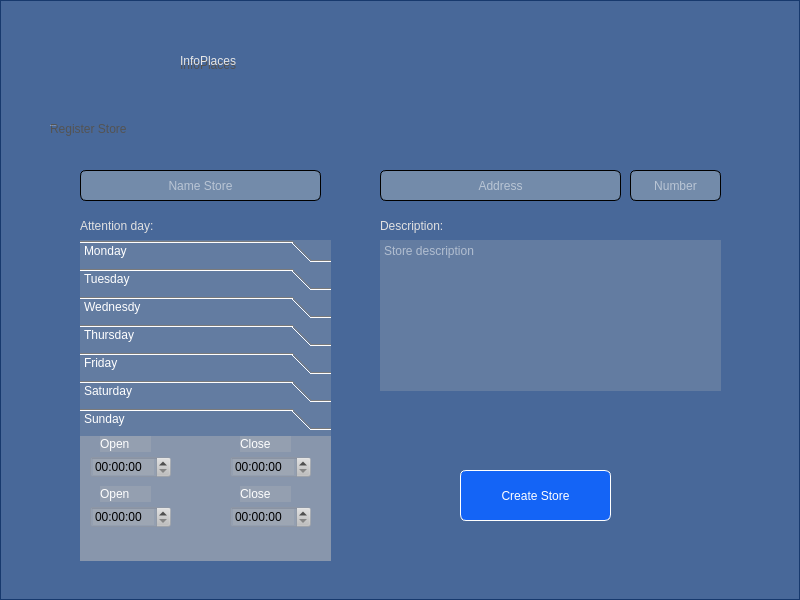
<?xml version="1.0" encoding="UTF-8"?>
<ui version="4.0">
 <class>MainWindow</class>
 <widget class="QMainWindow" name="MainWindow">
  <property name="geometry">
   <rect>
    <x>0</x>
    <y>0</y>
    <width>800</width>
    <height>600</height>
   </rect>
  </property>
  <property name="windowTitle">
   <string>MainWindow</string>
  </property>
  <widget class="QWidget" name="centralwidget">
   <widget class="QLabel" name="label">
    <property name="geometry">
     <rect>
      <x>0</x>
      <y>0</y>
      <width>800</width>
      <height>600</height>
     </rect>
    </property>
    <property name="text">
     <string/>
    </property>
    <property name="pixmap">
     <pixmap resource="imagen.qrc">:/Inicio/mapa.jpg</pixmap>
    </property>
    <property name="scaledContents">
     <bool>true</bool>
    </property>
   </widget>
   <widget class="QFrame" name="frame">
    <property name="geometry">
     <rect>
      <x>0</x>
      <y>0</y>
      <width>800</width>
      <height>600</height>
     </rect>
    </property>
    <property name="focusPolicy">
     <enum>Qt::ClickFocus</enum>
    </property>
    <property name="styleSheet">
     <string notr="true">background-color: rgb(3, 48, 118,180);</string>
    </property>
    <property name="frameShape">
     <enum>QFrame::StyledPanel</enum>
    </property>
    <property name="frameShadow">
     <enum>QFrame::Raised</enum>
    </property>
    <widget class="QLabel" name="Name_app">
     <property name="geometry">
      <rect>
       <x>180</x>
       <y>10</y>
       <width>471</width>
       <height>101</height>
      </rect>
     </property>
     <property name="styleSheet">
      <string notr="true">font: 93px &quot;Segoe Print&quot;;
color: rgb(230, 230, 230);
background: transparent;</string>
     </property>
     <property name="text">
      <string>InfoPlaces</string>
     </property>
    </widget>
    <widget class="QLabel" name="Name_app_2">
     <property name="geometry">
      <rect>
       <x>180</x>
       <y>10</y>
       <width>480</width>
       <height>110</height>
      </rect>
     </property>
     <property name="styleSheet">
      <string notr="true">font: 93px &quot;Segoe Print&quot;;
color: rgb(83, 83, 83);
background: transparent;</string>
     </property>
     <property name="text">
      <string>InfoPlaces</string>
     </property>
    </widget>
    <widget class="QLabel" name="Name_app_3">
     <property name="geometry">
      <rect>
       <x>50</x>
       <y>90</y>
       <width>311</width>
       <height>71</height>
      </rect>
     </property>
     <property name="font">
      <font>
       <family>Segoe Print</family>
       <pointsize>-1</pointsize>
       <weight>50</weight>
       <italic>false</italic>
       <bold>false</bold>
      </font>
     </property>
     <property name="styleSheet">
      <string notr="true">font: 40px &quot;Segoe Print&quot;;
color: rgb(230, 230, 230);
background: transparent;</string>
     </property>
     <property name="text">
      <string>Register Store</string>
     </property>
    </widget>
    <widget class="QLabel" name="Name_app_4">
     <property name="geometry">
      <rect>
       <x>50</x>
       <y>93</y>
       <width>301</width>
       <height>71</height>
      </rect>
     </property>
     <property name="styleSheet">
      <string notr="true">font: 40px &quot;Segoe Print&quot;;
color: rgb(83, 83, 83);
background: transparent;</string>
     </property>
     <property name="text">
      <string>Register Store</string>
     </property>
    </widget>
    <widget class="QLineEdit" name="lineEdit">
     <property name="geometry">
      <rect>
       <x>80</x>
       <y>170</y>
       <width>241</width>
       <height>31</height>
      </rect>
     </property>
     <property name="styleSheet">
      <string notr="true">background-color: rgb(254, 252, 224,60);
border:1px solid black;
border-radius: 6px;
font: 14pt &quot;MS Shell Dlg 2&quot;;
color: rgb(255, 255, 255);
</string>
     </property>
     <property name="alignment">
      <set>Qt::AlignCenter</set>
     </property>
     <property name="placeholderText">
      <string>Name Store</string>
     </property>
    </widget>
    <widget class="QLineEdit" name="lineEdit_2">
     <property name="geometry">
      <rect>
       <x>380</x>
       <y>170</y>
       <width>241</width>
       <height>31</height>
      </rect>
     </property>
     <property name="styleSheet">
      <string notr="true">background-color: rgb(254, 252, 224,60);
border:1px solid black;
border-radius: 6px;
font: 14pt &quot;MS Shell Dlg 2&quot;;
color: rgb(255, 255, 255);
</string>
     </property>
     <property name="text">
      <string/>
     </property>
     <property name="alignment">
      <set>Qt::AlignCenter</set>
     </property>
     <property name="placeholderText">
      <string>Address</string>
     </property>
    </widget>
    <widget class="QLineEdit" name="lineEdit_3">
     <property name="geometry">
      <rect>
       <x>630</x>
       <y>170</y>
       <width>91</width>
       <height>31</height>
      </rect>
     </property>
     <property name="styleSheet">
      <string notr="true">background-color: rgb(254, 252, 224,60);
border:1px solid black;
border-radius: 6px;
font: 14pt &quot;MS Shell Dlg 2&quot;;
color: rgb(255, 255, 255);
</string>
     </property>
     <property name="text">
      <string/>
     </property>
     <property name="alignment">
      <set>Qt::AlignCenter</set>
     </property>
     <property name="placeholderText">
      <string>Number</string>
     </property>
    </widget>
    <widget class="QLabel" name="label_2">
     <property name="geometry">
      <rect>
       <x>380</x>
       <y>210</y>
       <width>121</width>
       <height>31</height>
      </rect>
     </property>
     <property name="styleSheet">
      <string notr="true">background: transparent;
font: 14pt &quot;MS Shell Dlg 2&quot;;
color: rgb(225,225,225);</string>
     </property>
     <property name="text">
      <string>Description:</string>
     </property>
    </widget>
    <widget class="QToolBox" name="toolBox">
     <property name="geometry">
      <rect>
       <x>80</x>
       <y>240</y>
       <width>251</width>
       <height>321</height>
      </rect>
     </property>
     <property name="styleSheet">
      <string notr="true">background-color:rgb(188, 188, 188,60);
font: 11pt &quot;MS Shell Dlg 2&quot;;
color: rgb(255, 255, 255);</string>
     </property>
     <property name="frameShape">
      <enum>QFrame::NoFrame</enum>
     </property>
     <property name="frameShadow">
      <enum>QFrame::Plain</enum>
     </property>
     <property name="lineWidth">
      <number>1</number>
     </property>
     <property name="currentIndex">
      <number>6</number>
     </property>
     <widget class="QWidget" name="Monday">
      <property name="geometry">
       <rect>
        <x>0</x>
        <y>0</y>
        <width>251</width>
        <height>97</height>
       </rect>
      </property>
      <attribute name="label">
       <string>Monday</string>
      </attribute>
      <widget class="QTimeEdit" name="timeEdit_Open_Monday1">
       <property name="geometry">
        <rect>
         <x>10</x>
         <y>20</y>
         <width>81</width>
         <height>22</height>
        </rect>
       </property>
       <property name="styleSheet">
        <string notr="true">color: black</string>
       </property>
      </widget>
      <widget class="QLabel" name="label_3">
       <property name="geometry">
        <rect>
         <x>20</x>
         <y>0</y>
         <width>51</width>
         <height>16</height>
        </rect>
       </property>
       <property name="text">
        <string>Open</string>
       </property>
      </widget>
      <widget class="QTimeEdit" name="timeEdit_Close_Monday1">
       <property name="geometry">
        <rect>
         <x>150</x>
         <y>20</y>
         <width>81</width>
         <height>22</height>
        </rect>
       </property>
       <property name="styleSheet">
        <string notr="true">color: black</string>
       </property>
      </widget>
      <widget class="QLabel" name="label_4">
       <property name="geometry">
        <rect>
         <x>160</x>
         <y>0</y>
         <width>51</width>
         <height>16</height>
        </rect>
       </property>
       <property name="text">
        <string>Close</string>
       </property>
      </widget>
      <widget class="QTimeEdit" name="timeEdit_Open_Monday2">
       <property name="geometry">
        <rect>
         <x>10</x>
         <y>70</y>
         <width>81</width>
         <height>22</height>
        </rect>
       </property>
       <property name="styleSheet">
        <string notr="true">color: black</string>
       </property>
      </widget>
      <widget class="QLabel" name="label_5">
       <property name="geometry">
        <rect>
         <x>20</x>
         <y>50</y>
         <width>51</width>
         <height>16</height>
        </rect>
       </property>
       <property name="text">
        <string>Open</string>
       </property>
      </widget>
      <widget class="QTimeEdit" name="timeEdit_Close_Monday2">
       <property name="geometry">
        <rect>
         <x>150</x>
         <y>70</y>
         <width>81</width>
         <height>22</height>
        </rect>
       </property>
       <property name="styleSheet">
        <string notr="true">color: black</string>
       </property>
      </widget>
      <widget class="QLabel" name="label_6">
       <property name="geometry">
        <rect>
         <x>160</x>
         <y>50</y>
         <width>51</width>
         <height>16</height>
        </rect>
       </property>
       <property name="text">
        <string>Close</string>
       </property>
      </widget>
     </widget>
     <widget class="QWidget" name="Tuesday">
      <property name="geometry">
       <rect>
        <x>0</x>
        <y>0</y>
        <width>251</width>
        <height>97</height>
       </rect>
      </property>
      <attribute name="label">
       <string>Tuesday</string>
      </attribute>
      <widget class="QTimeEdit" name="timeEdit_Open_Tuesday1">
       <property name="geometry">
        <rect>
         <x>10</x>
         <y>20</y>
         <width>81</width>
         <height>22</height>
        </rect>
       </property>
       <property name="styleSheet">
        <string notr="true">color: black</string>
       </property>
      </widget>
      <widget class="QLabel" name="label_7">
       <property name="geometry">
        <rect>
         <x>20</x>
         <y>0</y>
         <width>51</width>
         <height>16</height>
        </rect>
       </property>
       <property name="text">
        <string>Open</string>
       </property>
      </widget>
      <widget class="QLabel" name="label_8">
       <property name="geometry">
        <rect>
         <x>20</x>
         <y>50</y>
         <width>51</width>
         <height>16</height>
        </rect>
       </property>
       <property name="text">
        <string>Open</string>
       </property>
      </widget>
      <widget class="QTimeEdit" name="timeEdit_Close_Tuesday2">
       <property name="geometry">
        <rect>
         <x>150</x>
         <y>70</y>
         <width>81</width>
         <height>22</height>
        </rect>
       </property>
       <property name="styleSheet">
        <string notr="true">color: black</string>
       </property>
      </widget>
      <widget class="QLabel" name="label_9">
       <property name="geometry">
        <rect>
         <x>160</x>
         <y>50</y>
         <width>51</width>
         <height>16</height>
        </rect>
       </property>
       <property name="text">
        <string>Close</string>
       </property>
      </widget>
      <widget class="QTimeEdit" name="timeEdit_Close_Tuesday1">
       <property name="geometry">
        <rect>
         <x>150</x>
         <y>20</y>
         <width>81</width>
         <height>22</height>
        </rect>
       </property>
       <property name="styleSheet">
        <string notr="true">color: black</string>
       </property>
      </widget>
      <widget class="QLabel" name="label_10">
       <property name="geometry">
        <rect>
         <x>160</x>
         <y>0</y>
         <width>51</width>
         <height>16</height>
        </rect>
       </property>
       <property name="text">
        <string>Close</string>
       </property>
      </widget>
      <widget class="QTimeEdit" name="timeEdit_Open_Tuesday2">
       <property name="geometry">
        <rect>
         <x>10</x>
         <y>70</y>
         <width>81</width>
         <height>22</height>
        </rect>
       </property>
       <property name="styleSheet">
        <string notr="true">color: black</string>
       </property>
      </widget>
     </widget>
     <widget class="QWidget" name="Wednesday">
      <property name="geometry">
       <rect>
        <x>0</x>
        <y>0</y>
        <width>251</width>
        <height>97</height>
       </rect>
      </property>
      <attribute name="label">
       <string>Wednesdy</string>
      </attribute>
      <widget class="QTimeEdit" name="timeEdit_Open_Wednesday1">
       <property name="geometry">
        <rect>
         <x>10</x>
         <y>20</y>
         <width>81</width>
         <height>22</height>
        </rect>
       </property>
       <property name="styleSheet">
        <string notr="true">color: black</string>
       </property>
      </widget>
      <widget class="QLabel" name="label_11">
       <property name="geometry">
        <rect>
         <x>20</x>
         <y>0</y>
         <width>51</width>
         <height>16</height>
        </rect>
       </property>
       <property name="text">
        <string>Open</string>
       </property>
      </widget>
      <widget class="QLabel" name="label_12">
       <property name="geometry">
        <rect>
         <x>20</x>
         <y>50</y>
         <width>51</width>
         <height>16</height>
        </rect>
       </property>
       <property name="text">
        <string>Open</string>
       </property>
      </widget>
      <widget class="QTimeEdit" name="timeEdit_Close_Wednesday2">
       <property name="geometry">
        <rect>
         <x>150</x>
         <y>70</y>
         <width>81</width>
         <height>22</height>
        </rect>
       </property>
       <property name="styleSheet">
        <string notr="true">color: black</string>
       </property>
      </widget>
      <widget class="QLabel" name="label_13">
       <property name="geometry">
        <rect>
         <x>160</x>
         <y>50</y>
         <width>51</width>
         <height>16</height>
        </rect>
       </property>
       <property name="text">
        <string>Close</string>
       </property>
      </widget>
      <widget class="QTimeEdit" name="timeEdit_Close_Wednesday1">
       <property name="geometry">
        <rect>
         <x>150</x>
         <y>20</y>
         <width>81</width>
         <height>22</height>
        </rect>
       </property>
       <property name="styleSheet">
        <string notr="true">color: black</string>
       </property>
      </widget>
      <widget class="QLabel" name="label_14">
       <property name="geometry">
        <rect>
         <x>160</x>
         <y>0</y>
         <width>51</width>
         <height>16</height>
        </rect>
       </property>
       <property name="text">
        <string>Close</string>
       </property>
      </widget>
      <widget class="QTimeEdit" name="timeEdit_Open_Wednesday2">
       <property name="geometry">
        <rect>
         <x>10</x>
         <y>70</y>
         <width>81</width>
         <height>22</height>
        </rect>
       </property>
       <property name="styleSheet">
        <string notr="true">color: black</string>
       </property>
      </widget>
     </widget>
     <widget class="QWidget" name="Thursday">
      <property name="geometry">
       <rect>
        <x>0</x>
        <y>0</y>
        <width>251</width>
        <height>97</height>
       </rect>
      </property>
      <attribute name="label">
       <string>Thursday</string>
      </attribute>
      <widget class="QTimeEdit" name="timeEdit_Open_Thursday1">
       <property name="geometry">
        <rect>
         <x>10</x>
         <y>20</y>
         <width>81</width>
         <height>22</height>
        </rect>
       </property>
       <property name="styleSheet">
        <string notr="true">color: black</string>
       </property>
      </widget>
      <widget class="QLabel" name="label_15">
       <property name="geometry">
        <rect>
         <x>20</x>
         <y>0</y>
         <width>51</width>
         <height>16</height>
        </rect>
       </property>
       <property name="text">
        <string>Open</string>
       </property>
      </widget>
      <widget class="QLabel" name="label_16">
       <property name="geometry">
        <rect>
         <x>20</x>
         <y>50</y>
         <width>51</width>
         <height>16</height>
        </rect>
       </property>
       <property name="text">
        <string>Open</string>
       </property>
      </widget>
      <widget class="QTimeEdit" name="timeEdit_Close_Thursday2">
       <property name="geometry">
        <rect>
         <x>150</x>
         <y>70</y>
         <width>81</width>
         <height>22</height>
        </rect>
       </property>
       <property name="styleSheet">
        <string notr="true">color: black</string>
       </property>
      </widget>
      <widget class="QLabel" name="label_17">
       <property name="geometry">
        <rect>
         <x>160</x>
         <y>50</y>
         <width>51</width>
         <height>16</height>
        </rect>
       </property>
       <property name="text">
        <string>Close</string>
       </property>
      </widget>
      <widget class="QTimeEdit" name="timeEdit_Close_Thursday1">
       <property name="geometry">
        <rect>
         <x>150</x>
         <y>20</y>
         <width>81</width>
         <height>22</height>
        </rect>
       </property>
       <property name="styleSheet">
        <string notr="true">color: black</string>
       </property>
      </widget>
      <widget class="QLabel" name="label_18">
       <property name="geometry">
        <rect>
         <x>160</x>
         <y>0</y>
         <width>51</width>
         <height>16</height>
        </rect>
       </property>
       <property name="text">
        <string>Close</string>
       </property>
      </widget>
      <widget class="QTimeEdit" name="timeEdit_Open_Thursday2">
       <property name="geometry">
        <rect>
         <x>10</x>
         <y>70</y>
         <width>81</width>
         <height>22</height>
        </rect>
       </property>
       <property name="styleSheet">
        <string notr="true">color: black</string>
       </property>
      </widget>
     </widget>
     <widget class="QWidget" name="Friday">
      <property name="geometry">
       <rect>
        <x>0</x>
        <y>0</y>
        <width>251</width>
        <height>97</height>
       </rect>
      </property>
      <attribute name="label">
       <string>Friday</string>
      </attribute>
      <widget class="QTimeEdit" name="timeEdit_Open_Frisday1">
       <property name="geometry">
        <rect>
         <x>10</x>
         <y>20</y>
         <width>81</width>
         <height>22</height>
        </rect>
       </property>
       <property name="styleSheet">
        <string notr="true">color: black</string>
       </property>
      </widget>
      <widget class="QLabel" name="label_19">
       <property name="geometry">
        <rect>
         <x>20</x>
         <y>0</y>
         <width>51</width>
         <height>16</height>
        </rect>
       </property>
       <property name="text">
        <string>Open</string>
       </property>
      </widget>
      <widget class="QLabel" name="label_20">
       <property name="geometry">
        <rect>
         <x>20</x>
         <y>50</y>
         <width>51</width>
         <height>16</height>
        </rect>
       </property>
       <property name="text">
        <string>Open</string>
       </property>
      </widget>
      <widget class="QTimeEdit" name="timeEdit_Close_Frisday2">
       <property name="geometry">
        <rect>
         <x>150</x>
         <y>70</y>
         <width>81</width>
         <height>22</height>
        </rect>
       </property>
       <property name="styleSheet">
        <string notr="true">color: black</string>
       </property>
      </widget>
      <widget class="QLabel" name="label_21">
       <property name="geometry">
        <rect>
         <x>160</x>
         <y>50</y>
         <width>51</width>
         <height>16</height>
        </rect>
       </property>
       <property name="text">
        <string>Close</string>
       </property>
      </widget>
      <widget class="QTimeEdit" name="timeEdit_Close_Frisday1">
       <property name="geometry">
        <rect>
         <x>150</x>
         <y>20</y>
         <width>81</width>
         <height>22</height>
        </rect>
       </property>
       <property name="styleSheet">
        <string notr="true">color: black</string>
       </property>
      </widget>
      <widget class="QLabel" name="label_22">
       <property name="geometry">
        <rect>
         <x>160</x>
         <y>0</y>
         <width>51</width>
         <height>16</height>
        </rect>
       </property>
       <property name="text">
        <string>Close</string>
       </property>
      </widget>
      <widget class="QTimeEdit" name="timeEdit_Open_Frisday2">
       <property name="geometry">
        <rect>
         <x>10</x>
         <y>70</y>
         <width>81</width>
         <height>22</height>
        </rect>
       </property>
       <property name="styleSheet">
        <string notr="true">color: black</string>
       </property>
      </widget>
     </widget>
     <widget class="QWidget" name="Saturday">
      <property name="geometry">
       <rect>
        <x>0</x>
        <y>0</y>
        <width>251</width>
        <height>97</height>
       </rect>
      </property>
      <attribute name="label">
       <string>Saturday</string>
      </attribute>
      <widget class="QTimeEdit" name="timeEdit_Open_Saturday1">
       <property name="geometry">
        <rect>
         <x>10</x>
         <y>20</y>
         <width>81</width>
         <height>22</height>
        </rect>
       </property>
       <property name="styleSheet">
        <string notr="true">color: black</string>
       </property>
      </widget>
      <widget class="QLabel" name="label_23">
       <property name="geometry">
        <rect>
         <x>20</x>
         <y>0</y>
         <width>51</width>
         <height>16</height>
        </rect>
       </property>
       <property name="text">
        <string>Open</string>
       </property>
      </widget>
      <widget class="QLabel" name="label_24">
       <property name="geometry">
        <rect>
         <x>20</x>
         <y>50</y>
         <width>51</width>
         <height>16</height>
        </rect>
       </property>
       <property name="text">
        <string>Open</string>
       </property>
      </widget>
      <widget class="QTimeEdit" name="timeEdit_Close_Saturday2">
       <property name="geometry">
        <rect>
         <x>150</x>
         <y>70</y>
         <width>81</width>
         <height>22</height>
        </rect>
       </property>
       <property name="styleSheet">
        <string notr="true">color: black</string>
       </property>
      </widget>
      <widget class="QLabel" name="label_25">
       <property name="geometry">
        <rect>
         <x>160</x>
         <y>50</y>
         <width>51</width>
         <height>16</height>
        </rect>
       </property>
       <property name="text">
        <string>Close</string>
       </property>
      </widget>
      <widget class="QTimeEdit" name="timeEdit_Close_Saturday1">
       <property name="geometry">
        <rect>
         <x>150</x>
         <y>20</y>
         <width>81</width>
         <height>22</height>
        </rect>
       </property>
       <property name="styleSheet">
        <string notr="true">color: black</string>
       </property>
      </widget>
      <widget class="QLabel" name="label_26">
       <property name="geometry">
        <rect>
         <x>160</x>
         <y>0</y>
         <width>51</width>
         <height>16</height>
        </rect>
       </property>
       <property name="text">
        <string>Close</string>
       </property>
      </widget>
      <widget class="QTimeEdit" name="timeEdit_Open_Saturday1Open_Saturday2">
       <property name="geometry">
        <rect>
         <x>10</x>
         <y>70</y>
         <width>81</width>
         <height>22</height>
        </rect>
       </property>
       <property name="styleSheet">
        <string notr="true">color: black</string>
       </property>
      </widget>
     </widget>
     <widget class="QWidget" name="Sunday">
      <property name="geometry">
       <rect>
        <x>0</x>
        <y>0</y>
        <width>251</width>
        <height>97</height>
       </rect>
      </property>
      <attribute name="label">
       <string>Sunday</string>
      </attribute>
      <widget class="QTimeEdit" name="timeEdit_Open_Sunday1">
       <property name="geometry">
        <rect>
         <x>10</x>
         <y>20</y>
         <width>81</width>
         <height>22</height>
        </rect>
       </property>
       <property name="styleSheet">
        <string notr="true">color: black</string>
       </property>
      </widget>
      <widget class="QLabel" name="label_27">
       <property name="geometry">
        <rect>
         <x>20</x>
         <y>0</y>
         <width>51</width>
         <height>16</height>
        </rect>
       </property>
       <property name="text">
        <string>Open</string>
       </property>
      </widget>
      <widget class="QLabel" name="label_28">
       <property name="geometry">
        <rect>
         <x>20</x>
         <y>50</y>
         <width>51</width>
         <height>16</height>
        </rect>
       </property>
       <property name="text">
        <string>Open</string>
       </property>
      </widget>
      <widget class="QTimeEdit" name="timeEdit_Close_Sunday2">
       <property name="geometry">
        <rect>
         <x>150</x>
         <y>70</y>
         <width>81</width>
         <height>22</height>
        </rect>
       </property>
       <property name="styleSheet">
        <string notr="true">color: black</string>
       </property>
      </widget>
      <widget class="QLabel" name="label_29">
       <property name="geometry">
        <rect>
         <x>160</x>
         <y>50</y>
         <width>51</width>
         <height>16</height>
        </rect>
       </property>
       <property name="text">
        <string>Close</string>
       </property>
      </widget>
      <widget class="QTimeEdit" name="timeEdit_Close_Sunday1">
       <property name="geometry">
        <rect>
         <x>150</x>
         <y>20</y>
         <width>81</width>
         <height>22</height>
        </rect>
       </property>
       <property name="styleSheet">
        <string notr="true">color: black</string>
       </property>
      </widget>
      <widget class="QLabel" name="label_30">
       <property name="geometry">
        <rect>
         <x>160</x>
         <y>0</y>
         <width>51</width>
         <height>16</height>
        </rect>
       </property>
       <property name="text">
        <string>Close</string>
       </property>
      </widget>
      <widget class="QTimeEdit" name="timeEdit_Open_Sunday2">
       <property name="geometry">
        <rect>
         <x>10</x>
         <y>70</y>
         <width>81</width>
         <height>22</height>
        </rect>
       </property>
       <property name="styleSheet">
        <string notr="true">color: black</string>
       </property>
      </widget>
     </widget>
    </widget>
    <widget class="QLabel" name="label_31">
     <property name="geometry">
      <rect>
       <x>80</x>
       <y>210</y>
       <width>141</width>
       <height>31</height>
      </rect>
     </property>
     <property name="styleSheet">
      <string notr="true">background: transparent;
font: 14pt &quot;MS Shell Dlg 2&quot;;
color: rgb(225,225,225);</string>
     </property>
     <property name="text">
      <string>Attention day:</string>
     </property>
    </widget>
    <widget class="QTextEdit" name="textEdit">
     <property name="geometry">
      <rect>
       <x>380</x>
       <y>240</y>
       <width>341</width>
       <height>151</height>
      </rect>
     </property>
     <property name="styleSheet">
      <string notr="true">background-color:rgb(188, 188, 188,60);
border: transparent;
font: 10pt &quot;MS Shell Dlg 2&quot;;
color: rgb(255, 255, 255);</string>
     </property>
     <property name="placeholderText">
      <string>Store description</string>
     </property>
    </widget>
    <widget class="QPushButton" name="pushButton_Create_Store">
     <property name="geometry">
      <rect>
       <x>460</x>
       <y>470</y>
       <width>151</width>
       <height>51</height>
      </rect>
     </property>
     <property name="styleSheet">
      <string notr="true">background-color: rgb(20, 100, 246);
border:1px solid rgb(255, 255, 255);
border-radius: 6px;
font: 14pt &quot;MS Shell Dlg 2&quot;;
color: rgb(255, 255, 255);

</string>
     </property>
     <property name="text">
      <string>Create Store</string>
     </property>
    </widget>
    <zorder>Name_app_4</zorder>
    <zorder>Name_app_2</zorder>
    <zorder>Name_app</zorder>
    <zorder>Name_app_3</zorder>
    <zorder>lineEdit</zorder>
    <zorder>lineEdit_2</zorder>
    <zorder>lineEdit_3</zorder>
    <zorder>label_2</zorder>
    <zorder>toolBox</zorder>
    <zorder>label_31</zorder>
    <zorder>textEdit</zorder>
    <zorder>pushButton_Create_Store</zorder>
   </widget>
  </widget>
 </widget>
 <resources>
  <include location="imagen.qrc"/>
 </resources>
 <connections/>
</ui>
